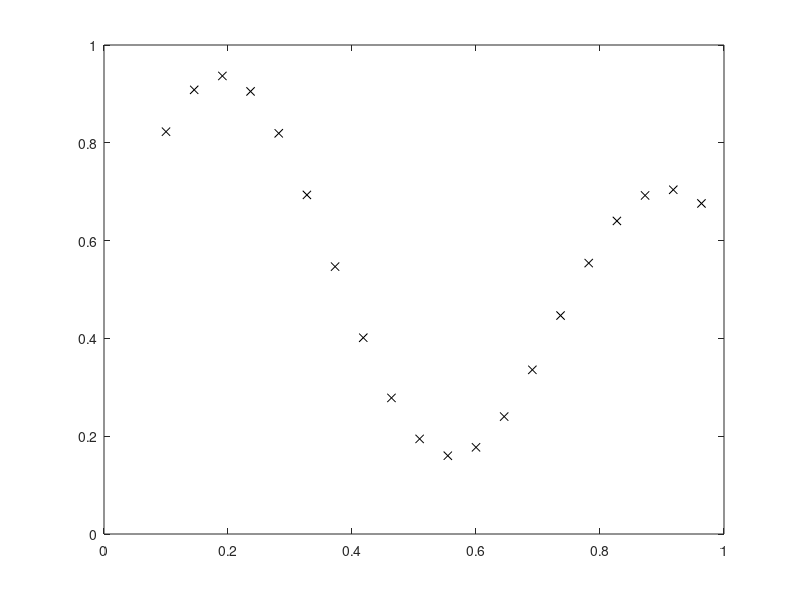
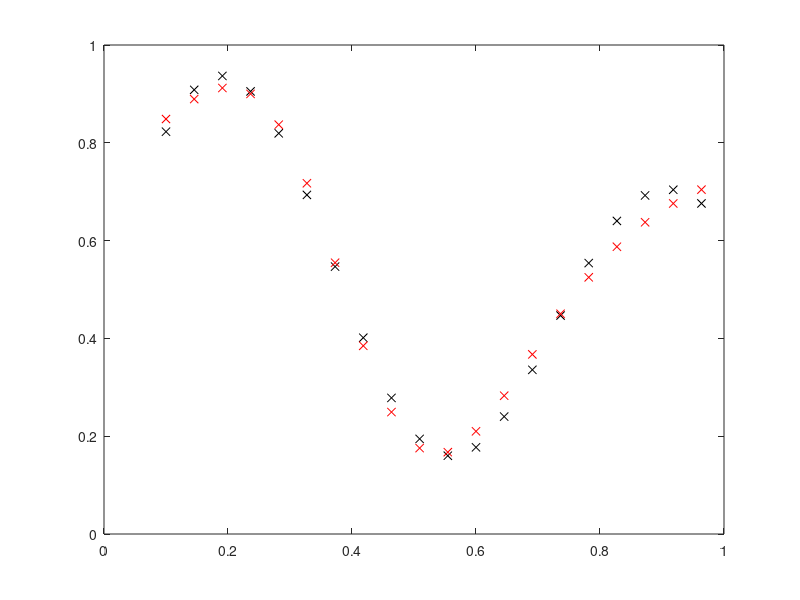

Here is the MATLAB script that generated these plots, in order:
%Lab NR.2 T.Bylinskij PEPfm-22
%1
x= 0.1:1/22:1;
y1=((1 + 0.6*sin(2*pi*x/0.7)) + 0.3*sin(2*pi*x))/2;

plot(x,y1,'kx')
%2
w11_1 = randn(1) ; b1_1 = rand (1);
w21_1 = randn(1) ; b2_1 = rand (1);
w31_1 = randn(1) ; b3_1 = rand (1);
w41_1 = randn(1) ; b4_1 = rand (1);
w51_1 = randn(1) ; b5_1 = rand (1);

w11_2 = randn(1) ; b1_2 = rand (1);
w12_2 = randn(1) ; 
w13_2 = randn(1) ; 
w14_2 = randn(1) ; 
w15_2 = randn(1) ; 

mok_zing = 0.15;
for indx = 1:10000
for n = 1:20
%3
v1_1 = x(n)*w11_1 + b1_1;
v2_1 = x(n)*w21_1 + b2_1;
v3_1 = x(n)*w31_1 + b3_1;
v4_1 = x(n)*w41_1 + b4_1;
v5_1 = x(n)*w51_1 + b5_1;

y1_1 = 1/(1+exp(-v1_1));
y2_1 = 1/(1+exp(-v2_1));
y3_1 = 1/(1+exp(-v3_1));
y4_1 = 1/(1+exp(-v4_1));
y5_1 = 1/(1+exp(-v5_1));

v1_2 = y1_1*w11_2 + y2_1*w12_2 + y3_1*w13_2 + y4_1*w14_2 +y5_1*w15_2 + b1_2;

y1_apskaiciuota = v1_2;

%4

e1= y1(n) - y1_apskaiciuota;

%5

delta_out_1 = e1;

delta1_1 = y1_1*(1-y1_1)*(delta_out_1*w11_2);
delta2_1 = y2_1*(1-y2_1)*(delta_out_1*w12_2);
delta3_1 = y3_1*(1-y3_1)*(delta_out_1*w13_2);
delta4_1 = y4_1*(1-y4_1)*(delta_out_1*w14_2);
delta5_1 = y5_1*(1-y5_1)*(delta_out_1*w15_2);

w11_2 = w11_2 + mok_zing*delta_out_1*y1_1;
w12_2 = w12_2 + mok_zing*delta_out_1*y2_1;
w13_2 = w13_2 + mok_zing*delta_out_1*y3_1;
w14_2 = w14_2 + mok_zing*delta_out_1*y4_1;
w15_2 = w15_2 + mok_zing*delta_out_1*y5_1;
b1_2 = b1_2 + mok_zing*delta_out_1;

w11_1 = w11_1 + mok_zing*delta1_1*x(n);
w21_1 = w21_1 + mok_zing*delta2_1*x(n);
w31_1 = w31_1 + mok_zing*delta3_1*x(n);
w41_1 = w41_1 + mok_zing*delta4_1*x(n);
w51_1 = w51_1 + mok_zing*delta5_1*x(n);
b1_1 = b1_1 + mok_zing*delta1_1;
b2_1 = b2_1 + mok_zing*delta2_1;
b3_1 = b3_1 + mok_zing*delta3_1;
b4_1 = b4_1 + mok_zing*delta4_1;
b5_1 = b5_1 + mok_zing*delta5_1;
end
end
    for m = 1:20
%3
v1_1 = x(m)*w11_1 + b1_1;
v2_1 = x(m)*w21_1 + b2_1;
v3_1 = x(m)*w31_1 + b3_1;
v4_1 = x(m)*w41_1 + b4_1;
v5_1 = x(m)*w51_1 + b5_1;

y1_1 = 1/(1+exp(-v1_1));
y2_1 = 1/(1+exp(-v2_1));
y3_1 = 1/(1+exp(-v3_1));
y4_1 = 1/(1+exp(-v4_1));
y5_1 = 1/(1+exp(-v5_1));

v1_2 = y1_1*w11_2 + y2_1*w12_2 + y3_1*w13_2 + y4_1*w14_2 +y5_1*w15_2 + b1_2;

y1_apskaiciuota(m) = v1_2;
    end
    figure,
    plot(x, y1, 'kx',x,y1_apskaiciuota,'rx')
